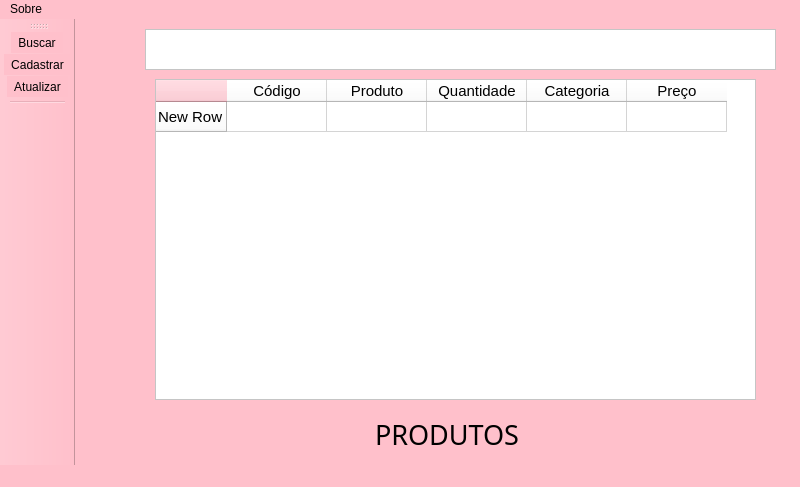
<?xml version="1.0" encoding="UTF-8"?>
<ui version="4.0">
 <class>MainWindow</class>
 <widget class="QMainWindow" name="MainWindow">
  <property name="geometry">
   <rect>
    <x>0</x>
    <y>0</y>
    <width>800</width>
    <height>487</height>
   </rect>
  </property>
  <property name="windowTitle">
   <string>MainWindow</string>
  </property>
  <property name="styleSheet">
   <string notr="true">background-color: pink;</string>
  </property>
  <widget class="QWidget" name="centralwidget">
   <widget class="QTableWidget" name="tableWidget">
    <property name="geometry">
     <rect>
      <x>80</x>
      <y>60</y>
      <width>601</width>
      <height>321</height>
     </rect>
    </property>
    <property name="styleSheet">
     <string notr="true">background-color: white;
font-size: 11pt;</string>
    </property>
    <row>
     <property name="text">
      <string>New Row</string>
     </property>
    </row>
    <column>
     <property name="text">
      <string>Código</string>
     </property>
     <property name="textAlignment">
      <set>AlignCenter</set>
     </property>
    </column>
    <column>
     <property name="text">
      <string>Produto</string>
     </property>
     <property name="textAlignment">
      <set>AlignCenter</set>
     </property>
    </column>
    <column>
     <property name="text">
      <string>Quantidade</string>
     </property>
     <property name="textAlignment">
      <set>AlignCenter</set>
     </property>
    </column>
    <column>
     <property name="text">
      <string>Categoria</string>
     </property>
     <property name="textAlignment">
      <set>AlignCenter</set>
     </property>
    </column>
    <column>
     <property name="text">
      <string>Preço</string>
     </property>
     <property name="textAlignment">
      <set>AlignCenter</set>
     </property>
    </column>
    <item row="0" column="0">
     <property name="text">
      <string/>
     </property>
     <property name="flags">
      <set>ItemIsSelectable|ItemIsEnabled</set>
     </property>
    </item>
    <item row="0" column="1">
     <property name="text">
      <string/>
     </property>
     <property name="flags">
      <set>ItemIsSelectable|ItemIsEnabled</set>
     </property>
    </item>
    <item row="0" column="2">
     <property name="flags">
      <set>ItemIsSelectable|ItemIsEnabled</set>
     </property>
    </item>
    <item row="0" column="3">
     <property name="flags">
      <set>ItemIsSelectable|ItemIsEnabled</set>
     </property>
    </item>
    <item row="0" column="4">
     <property name="flags">
      <set>ItemIsSelectable|ItemIsEnabled</set>
     </property>
    </item>
   </widget>
   <widget class="QLabel" name="label_2">
    <property name="geometry">
     <rect>
      <x>300</x>
      <y>390</y>
      <width>161</width>
      <height>51</height>
     </rect>
    </property>
    <property name="styleSheet">
     <string notr="true">font-size: 20pt;
font-family: Arial sans-serif;</string>
    </property>
    <property name="text">
     <string>PRODUTOS</string>
    </property>
   </widget>
   <widget class="QTextEdit" name="EditTextPesquisa">
    <property name="geometry">
     <rect>
      <x>70</x>
      <y>10</y>
      <width>631</width>
      <height>41</height>
     </rect>
    </property>
    <property name="styleSheet">
     <string notr="true">background-color: white;
font-size: 14pt;</string>
    </property>
   </widget>
  </widget>
  <widget class="QStatusBar" name="statusbar"/>
  <widget class="QToolBar" name="toolBar">
   <property name="windowTitle">
    <string>toolBar</string>
   </property>
   <attribute name="toolBarArea">
    <enum>LeftToolBarArea</enum>
   </attribute>
   <attribute name="toolBarBreak">
    <bool>false</bool>
   </attribute>
   <addaction name="actionBuscar"/>
   <addaction name="actionCadastrar"/>
   <addaction name="actionAtualizar"/>
   <addaction name="separator"/>
  </widget>
  <widget class="QMenuBar" name="menubar">
   <property name="geometry">
    <rect>
     <x>0</x>
     <y>0</y>
     <width>800</width>
     <height>21</height>
    </rect>
   </property>
   <widget class="QMenu" name="menuSobre">
    <property name="title">
     <string>Sobre</string>
    </property>
   </widget>
   <addaction name="menuSobre"/>
  </widget>
  <action name="actionCadastrar">
   <property name="icon">
    <iconset resource="img/imagePrincipal.qrc">
     <normaloff>:/Icons/iconCadastro/add.png</normaloff>:/Icons/iconCadastro/add.png</iconset>
   </property>
   <property name="text">
    <string>Cadastrar</string>
   </property>
  </action>
  <action name="actionAtualizar">
   <property name="icon">
    <iconset resource="img/imagePrincipal.qrc">
     <normaloff>:/Icons/iconCadastro/refresh.png</normaloff>:/Icons/iconCadastro/refresh.png</iconset>
   </property>
   <property name="text">
    <string>Atualizar</string>
   </property>
  </action>
  <action name="actionBuscar">
   <property name="icon">
    <iconset resource="img/imagePrincipal.qrc">
     <normaloff>:/Icons/iconCadastro/buscar.png</normaloff>:/Icons/iconCadastro/buscar.png</iconset>
   </property>
   <property name="text">
    <string>Buscar</string>
   </property>
  </action>
 </widget>
 <resources>
  <include location="img/imagePrincipal.qrc"/>
 </resources>
 <connections/>
</ui>
